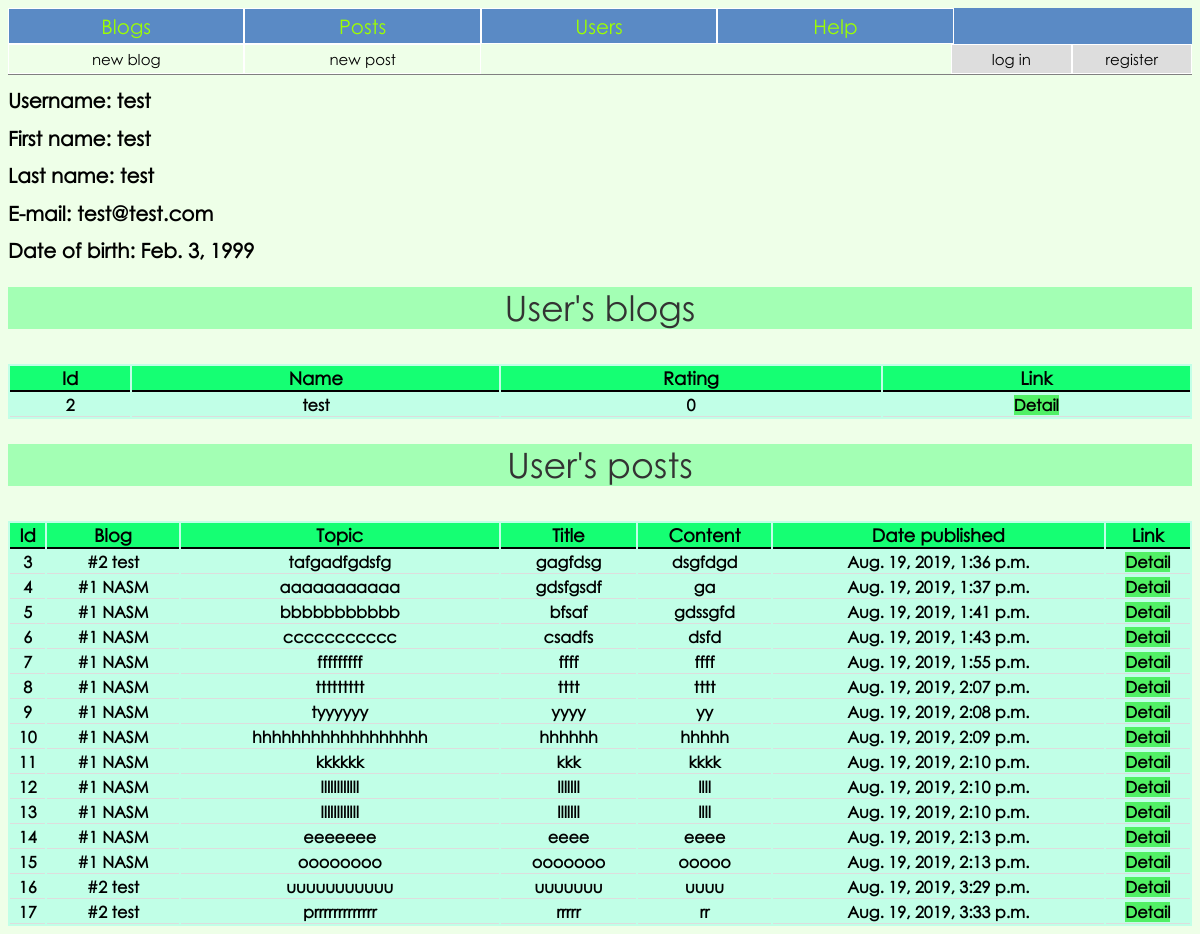
The page /user/2/ on the database its author committed.
### blog/models.py (models this page shows, shortened)
class MyUser(AbstractBaseUser):
	username = models.CharField('username', max_length=50, unique=True)
	first_name = models.CharField('first name', max_length=50)
	last_name = models.CharField('last name', max_length=50)
	email = models.EmailField(
		verbose_name='email address',
		max_length=255,
		unique=True,
	)
	date_of_birth = models.DateField()
	is_active = models.BooleanField(default=True)
	is_admin = models.BooleanField(default=False)
	objects = MyUserManager()
	USERNAME_FIELD = 'username'
	EMAIL_FIELD = 'email'
	REQUIRED_FIELDS = ['first_name', 'last_name', 'email', 'date_of_birth']

class Blog(models.Model):
	author = models.ForeignKey(MyUser, on_delete=models.CASCADE, blank=True)
	name = models.CharField('Name', max_length=50, blank=True, unique=True)
	rating = models.IntegerField('Rating', default=0)
	def __str__(self):
		return '#{} {}'.format(self.id, self.name)

class Post(models.Model):
	blog = models.ForeignKey(Blog, on_delete=models.CASCADE, blank=True)
	author = models.ForeignKey(MyUser, on_delete=models.CASCADE, blank=True)
	topic = models.CharField('Topic', max_length=50, blank=True)
	title = models.CharField('Title', max_length=50, blank=True)
	text = models.TextField('Text', max_length=5000, blank=True)
	rating = models.IntegerField('Rating', default=0)
	date_published = models.DateTimeField('Date published', default=timezone.now, blank=True)
	liked_users = models.ManyToManyField(MyUser, default=None, related_name='liked_post')

### blog/views.py (the view)
# urls.py: path('user/<int:user_id>/', views.user, name='user'),
def user(request, user_id):
	user = get_object_or_404(MyUser, pk=user_id)
	blogs = Blog.objects.filter(author=user)
	posts = Post.objects.filter(author=user)
	context = {
		'thisuser': user,
		'posts': posts,
		'blogs': blogs
		}
	return render(request, 'blog/user_detail.html', context)

### blog/templates/blog/user_detail.html (shortened to what this page needs)
{% extends 'blog/base.html' %}
{% block content %}
<div>
	<h1>Username: {{ thisuser.username }}</h1>
	<h1>First name: {{ thisuser.first_name }}</h1>
	<h1>Last name: {{ thisuser.last_name }}</h1>
	<h1>E-mail: {{ thisuser.email }}</h1>
	<h1>Date of birth: {{ thisuser.date_of_birth }}</h1>
</div>
<p class='title'>User's blogs</p>
<div>
	<table>
		<thead>
			<tr>
				<th>Id</th>
				<th>Name</th>
				<th>Rating</th>
				<th>Link</th>
			</tr>
		</thead>
		<tbody>
		{% for blog in blogs %}
			<tr>
				<th>{{ blog.id }}</th>
				<th>{{ blog.name }}</th>
				<th>{{ blog.rating }}</th>
				<th><a href="{% url 'blog:blog' blog.name %}">Detail</a></th>
			</tr>
		{% endfor %}
		</tbody>
	</table>
</div>
<p class='title'>User's posts</p>
<div>
	<table>
		<thead>
			<tr>
				<th>Id</th>
				<th>Blog</th>
				<th>Topic</th>
				<th>Title</th>
				<th>Content</th>
				<th>Date published</th>
				<th>Link</th>
			</tr>
		</thead>
		<tbody>
		{% for post in posts %}
			<tr>
				<th>{{ post.id }}</th>
				<th>{{ post.blog }}</th>
				<th>{{ post.topic }}</th>
				<th>{{ post.title }}</th>
				<th>{{ post.text|slice:25 }}</th>
				<th>{{ post.date_published }}</th>
				<th><a href="{% url 'blog:post' post.id %}">Detail</a></th>
			</tr>
		{% endfor %}
		</tbody>
	</table>
</div>
{% endblock content %}

### blog/static/blog/content/style.css (style rules this page uses)
* { font-family: 'gothic' }
body { background: #eeffe8; }
h1 { font-size: 20px; }
a { outline: none; text-decoration: none; vertical-align: center; }
a:link { color: black; background: #51f065; }
table { width: 100%; background: #c1ffe7; overflow: auto; }
thead th { font-weight: bold; font-size: 18px; background: #15ff73; border-bottom: solid 2px black }
th { border-bottom: solid 1px #dddddd; }
.title { margin-top: 25px; width: 100%; font-size: 35px; line-height: 1.2; background: #a3ffb4; color: #333; text-align: center; }

### rows shown on the page
MyUser: username "test", first_name "test", last_name "test", email "test@test.com", date_of_birth "Feb. 3, 1999"
Blog: id "2", name "test", rating "0"
Post: id "3", blog "#2 test", topic "tafgadfgdsfg", title "gagfdsg", text "dsgfdgd", date_published "Aug. 19, 2019, 1:36 p.m."
Post: id "4", blog "#1 NASM", topic "aaaaaaaaaaa", title "gdsfgsdf", text "ga", date_published "Aug. 19, 2019, 1:37 p.m."
Post: id "5", blog "#1 NASM", topic "bbbbbbbbbbb", title "bfsaf", text "gdssgfd", date_published "Aug. 19, 2019, 1:41 p.m."
Post: id "6", blog "#1 NASM", topic "ccccccccccc", title "csadfs", text "dsfd", date_published "Aug. 19, 2019, 1:43 p.m."
Post: id "7", blog "#1 NASM", topic "fffffffff", title "ffff", text "ffff", date_published "Aug. 19, 2019, 1:55 p.m."
Post: id "8", blog "#1 NASM", topic "ttttttttt", title "tttt", text "tttt", date_published "Aug. 19, 2019, 2:07 p.m."
Post: id "9", blog "#1 NASM", topic "tyyyyyy", title "yyyy", text "yy", date_published "Aug. 19, 2019, 2:08 p.m."
Post: id "10", blog "#1 NASM", topic "hhhhhhhhhhhhhhhhhh", title "hhhhhh", text "hhhhh", date_published "Aug. 19, 2019, 2:09 p.m."
Post: id "11", blog "#1 NASM", topic "kkkkkk", title "kkk", text "kkkk", date_published "Aug. 19, 2019, 2:10 p.m."
Post: id "12", blog "#1 NASM", topic "llllllllllll", title "lllllll", text "llll", date_published "Aug. 19, 2019, 2:10 p.m."
Post: id "13", blog "#1 NASM", topic "llllllllllll", title "lllllll", text "llll", date_published "Aug. 19, 2019, 2:10 p.m."
Post: id "14", blog "#1 NASM", topic "eeeeeee", title "eeee", text "eeee", date_published "Aug. 19, 2019, 2:13 p.m."
Post: id "15", blog "#1 NASM", topic "oooooooo", title "ooooooo", text "ooooo", date_published "Aug. 19, 2019, 2:13 p.m."
Post: id "16", blog "#2 test", topic "uuuuuuuuuuu", title "uuuuuuu", text "uuuu", date_published "Aug. 19, 2019, 3:29 p.m."
Post: id "17", blog "#2 test", topic "prrrrrrrrrrrrr", title "rrrrr", text "rr", date_published "Aug. 19, 2019, 3:33 p.m."
